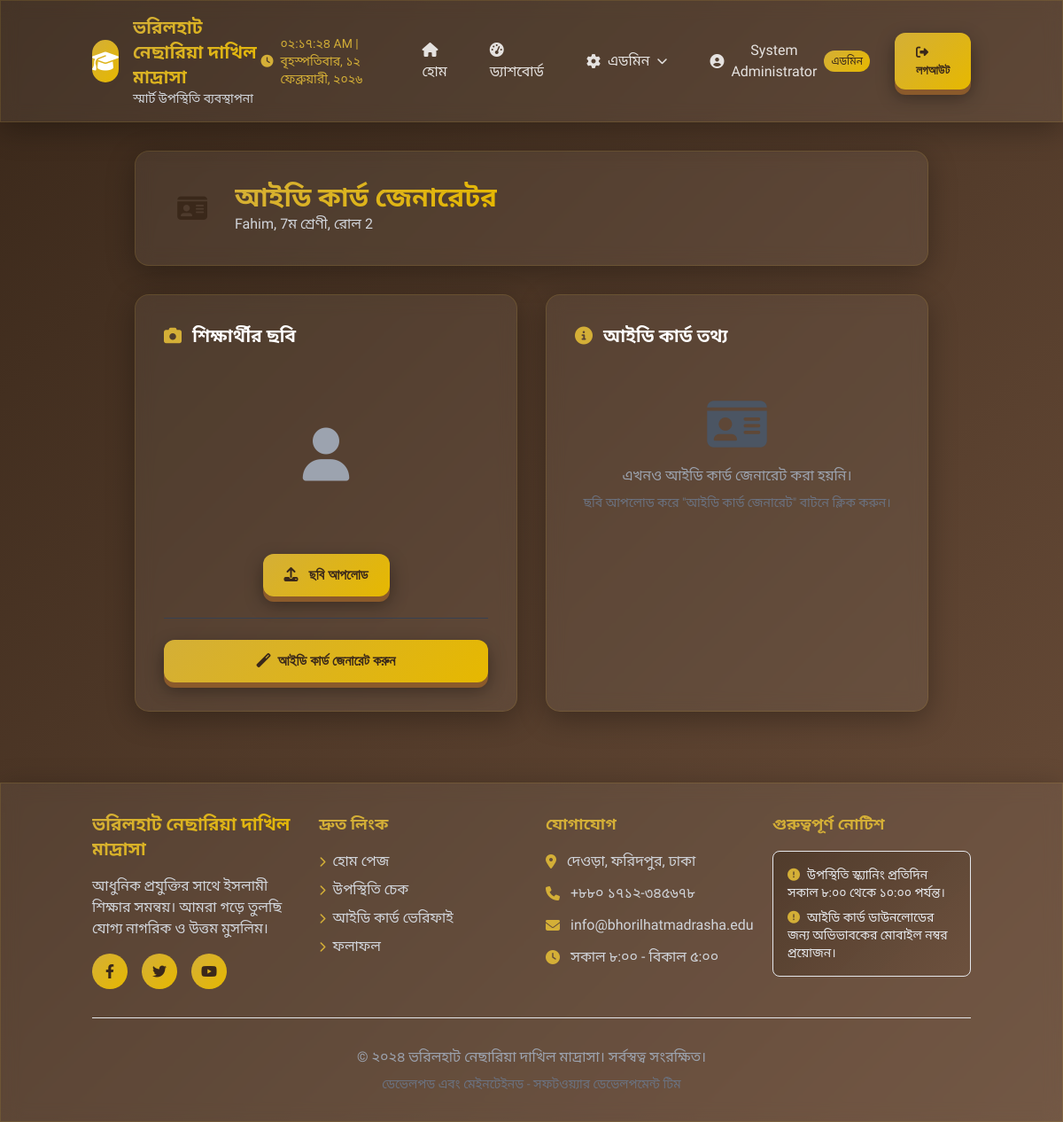
Screenshot of /admin/student/2/generate-id-card (signed in) with the database file from the repository.
### app.py (models this page shows, shortened)
class User(UserMixin, db.Model):
    __tablename__ = 'users'
    id = db.Column(db.Integer, primary_key=True)
    email = db.Column(db.String(120), unique=True, nullable=False)
    password_hash = db.Column(db.String(256), nullable=False)
    name = db.Column(db.String(100), nullable=False)
    role = db.Column(db.String(20), nullable=False)  # 'admin' or 'teacher'
    phone = db.Column(db.String(20))
    is_active = db.Column(db.Boolean, default=True)
    created_at = db.Column(db.DateTime, default=datetime.utcnow)
    teacher_assignments = db.relationship(
        'TeacherAssignment',
        foreign_keys='TeacherAssignment.teacher_id',
        backref='teacher_user',
        lazy=True
    )
    assigned_assignments = db.relationship(
        'TeacherAssignment',
        foreign_keys='TeacherAssignment.assigned_by',
        backref='assigner_user',
        lazy=True
    )
    sent_messages = db.relationship('MessageLog', backref='sender', lazy=True)

class Student(db.Model):
    __tablename__ = 'students'
    id = db.Column(db.Integer, primary_key=True)
    uid = db.Column(db.String(8), unique=True, nullable=False, index=True)
    name = db.Column(db.String(100), nullable=False)
    class_level = db.Column(db.Integer, nullable=False)
    roll = db.Column(db.Integer, nullable=False)
    father_name = db.Column(db.String(100), nullable=False)
    father_phone = db.Column(db.String(15), nullable=False)
    mother_name = db.Column(db.String(100))
    mother_phone = db.Column(db.String(15))
    birth_date = db.Column(db.Date)
    blood_group = db.Column(db.String(5))
    address = db.Column(db.Text)
    photo_filename = db.Column(db.String(255))
    qr_token = db.Column(db.String(64), unique=True, nullable=False)
    qr_expiry = db.Column(db.DateTime, nullable=False)
    id_card_token = db.Column(db.String(32), unique=True)
    id_card_cvv = db.Column(db.String(4))
    is_active = db.Column(db.Boolean, default=True)
    created_at = db.Column(db.DateTime, default=datetime.utcnow)
    attendance_records = db.relationship('Attendance', backref='student', lazy=True)
    sms_logs = db.relationship('SMSLog', backref='student', lazy=True)
    results = db.relationship('Result', back_populates='student', lazy=True)
    parents = db.relationship('Parent', secondary='parent_student', back_populates='children')

### app.py (the view, shortened to what this page needs)
@app.route('/admin/student/<int:student_id>/generate-id-card', methods=['GET', 'POST'])
@admin_required
def generate_id_card(student_id):
    student = Student.query.get_or_404(student_id)
    return render_template('generate_id_card.html', student=student)

### templates/generate_id_card.html (shortened to what this page needs)
{% extends "base.html" %}
{% block content %}
<div class="container mx-auto px-4 py-8">
    <div class="max-w-4xl mx-auto">
        <div class="glass-morphism rounded-2xl p-8 mb-8">
            <div class="flex items-center space-x-4">
                <div class="w-16 h-16 rounded-full bg-gradient-to-r from-gold to-warmOrange flex items-center justify-center">
                    <i class="fas fa-id-card text-3xl text-royal"></i>
                </div>
                <div>
                    <h1 class="text-3xl font-bold gradient-text">আইডি কার্ড জেনারেটর</h1>
                    <p class="text-gray-300">{{ student.name }}, {{ student.class_level }}ম শ্রেণী, রোল {{ student.roll }}</p>
                </div>
            </div>
        </div>
        <div class="grid md:grid-cols-2 gap-8">
            <div class="glass-morphism rounded-2xl p-8">
                <h2 class="text-xl font-bold mb-6 flex items-center">
                    <i class="fas fa-camera text-gold mr-3"></i>শিক্ষার্থীর ছবি
                </h2>
                <form method="POST" enctype="multipart/form-data" class="space-y-6">
                    <div class="flex flex-col items-center">
                        {% if student.photo_filename %}
                        <div class="w-48 h-48 rounded-full overflow-hidden border-4 border-gold/30 mb-4">
                            <img src="{{ url_for('static', filename='uploads/' + student.photo_filename) }}"
                                 alt="{{ student.name }}" class="w-full h-full object-cover">
                        </div>
                        {% else %}
                        <div class="w-48 h-48 rounded-full bg-deepBlue/50 flex items-center justify-center mb-4">
                            <i class="fas fa-user text-6xl text-gray-400"></i>
                        </div>
                        {% endif %}
                        <label for="photoInput" class="btn-3d cursor-pointer">
                            <i class="fas fa-upload mr-2"></i>
                            {% if student.photo_filename %}ছবি পরিবর্তন{% else %}ছবি আপলোড{% endif %}
                        </label>
                    </div>
                    <div class="border-t border-gray-700 pt-6">
                        <button type="submit" name="generate" value="1" class="btn-3d w-full">
                            <i class="fas fa-magic mr-2"></i>আইডি কার্ড জেনারেট করুন
                        </button>
                    </div>
                </form>
            </div>
            <div class="glass-morphism rounded-2xl p-8">
                <h2 class="text-xl font-bold mb-6 flex items-center">
                    <i class="fas fa-info-circle text-gold mr-3"></i>আইডি কার্ড তথ্য
                </h2>
                {% if student.id_card_token %}
                <div class="space-y-4">
                    <div class="bg-green-500/20 p-4 rounded-lg">
                        <p class="text-green-400">
                            <i class="fas fa-check-circle mr-2"></i>আইডি কার্ড প্রস্তুত!
                        </p>
                    </div>
                    <div>
                        <label class="block text-sm text-gray-400 mb-1">ডাউনলোড লিংক</label>
                        <div class="flex">
                            <input type="text" readonly value="{{ url_for('download_id_card', token=student.id_card_token, _external=True) }}"
                                   class="glass-input flex-1 rounded-r-none">
                            <button onclick="navigator.clipboard.writeText(this.previousElementSibling.value); alert('কপি হয়েছে!')"
                                    class="px-4 bg-gold/20 text-gold rounded-r-lg hover:bg-gold/30">
                                <i class="fas fa-copy"></i>
                            </button>
                        </div>
                    </div>
                    <div>
                        <label class="block text-sm text-gray-400 mb-1">CVV কোড</label>
                        <input type="text" readonly value="{{ student.id_card_cvv }}"
                               class="glass-input w-32 text-center font-mono">
                    </div>
                    <div class="pt-4">
                        <a href="{{ url_for('download_id_card', token=student.id_card_token) }}"
                           class="btn-3d w-full inline-block text-center">
                            <i class="fas fa-download mr-2"></i>আইডি কার্ড ডাউনলোড
                        </a>
                    </div>
                </div>
                {% else %}
                <div class="text-center py-8">
                    <i class="fas fa-id-card text-6xl text-gray-600 mb-4"></i>
                    <p class="text-gray-400">এখনও আইডি কার্ড জেনারেট করা হয়নি।</p>
                    <p class="text-sm text-gray-500 mt-2">ছবি আপলোড করে "আইডি কার্ড জেনারেট" বাটনে ক্লিক করুন।</p>
                </div>
                {% endif %}
            </div>
        </div>
    </div>
</div>
{% endblock %}

### templates/base.html (shortened to what this page needs)
<!DOCTYPE html>
<html lang="bn">
<head>
    <link rel="stylesheet" href="https://cdnjs.cloudflare.com/ajax/libs/font-awesome/6.4.0/css/all.min.css">
    <script src="https://cdn.tailwindcss.com"></script>
</head>
<body class="min-h-screen">
    <nav class="glass-morphism sticky top-0 z-50">
        <div class="container mx-auto px-4 py-4">
            <div class="flex items-center justify-between">
                <div class="flex items-center space-x-4">
                    <div class="w-12 h-12 rounded-full bg-gradient-premium flex items-center justify-center">
                        <i class="fas fa-graduation-cap text-white text-2xl"></i>
                    </div>
                    <div>
                        <h1 class="text-xl font-bold gradient-text">ভরিলহাট নেছারিয়া দাখিল মাদ্রাসা</h1>
                        <p class="text-sm text-gray-300">স্মার্ট উপস্থিতি ব্যবস্থাপনা</p>
                    </div>
                </div>
                <div id="liveClock" class="hidden md:flex items-center text-sm text-gold">
                </div>
                <div class="hidden md:flex items-center space-x-2">
                    <a href="{{ url_for('index') }}" class="nav-link">
                        <i class="fas fa-home mr-2"></i>হোম
                    </a>
                    {% if 'parent_id' in session %}
                        <a href="{{ url_for('parent_dashboard') }}" class="nav-link">
                            <i class="fas fa-tachometer-alt mr-2"></i>ড্যাশবোর্ড
                        </a>
                        <a href="{{ url_for('parent_logout') }}" class="btn-3d text-sm">
                            <i class="fas fa-sign-out-alt mr-2"></i>লগআউট
                        </a>
                    {% elif current_user.is_authenticated %}
                        <a href="{{ url_for('dashboard') }}" class="nav-link">
                            <i class="fas fa-tachometer-alt mr-2"></i>ড্যাশবোর্ড
                        </a>
                        {% if current_user.role == 'admin' %}
                            <div class="relative group">
                                <button class="nav-link flex items-center">
                                    <i class="fas fa-cog mr-2"></i>এডমিন
                                    <i class="fas fa-chevron-down ml-2 text-xs"></i>
                                </button>
                            </div>
                        {% endif %}
                        <div class="relative">
                            <button class="nav-link flex items-center">
                                <i class="fas fa-user-circle mr-2"></i>
                                {{ current_user.name }}
                                {% if current_user.role == 'admin' %}
                                    <span class="ml-2 px-2 py-1 bg-gradient-premium text-xs rounded-full text-royal">এডমিন</span>
                                {% else %}
                                    <span class="ml-2 px-2 py-1 bg-gradient-teacher text-xs rounded-full text-white">শিক্ষক</span>
                                {% endif %}
                            </button>
                        </div>
                        <a href="{{ url_for('logout') }}" class="btn-3d text-sm">
                            <i class="fas fa-sign-out-alt mr-2"></i>লগআউট
                        </a>
                    {% endif %}
                </div>
            </div>
        </div>
    </nav>
    <main>
        {% block content %}{% endblock %}
    </main>
    <footer class="glass-morphism mt-12">
        <div class="container mx-auto px-4 py-8">
            <div class="grid grid-cols-1 md:grid-cols-4 gap-8">
                <div>
                    <h3 class="text-xl font-bold mb-4 gradient-text">ভরিলহাট নেছারিয়া দাখিল মাদ্রাসা</h3>
                    <p class="text-gray-300 mb-4">আধুনিক প্রযুক্তির সাথে ইসলামী শিক্ষার সমন্বয়। আমরা গড়ে তুলছি যোগ্য নাগরিক ও উত্তম মুসলিম।</p>
                    <div class="flex space-x-4">
                        <a href="#" class="w-10 h-10 rounded-full bg-gradient-premium flex items-center justify-center"><i class="fab fa-facebook-f text-royal"></i></a>
                        <a href="#" class="w-10 h-10 rounded-full bg-gradient-premium flex items-center justify-center"><i class="fab fa-twitter text-royal"></i></a>
                        <a href="#" class="w-10 h-10 rounded-full bg-gradient-premium flex items-center justify-center"><i class="fab fa-youtube text-royal"></i></a>
                    </div>
                </div>
                <div>
                    <h4 class="text-lg font-bold mb-4 text-gold">দ্রুত লিংক</h4>
                    <ul class="space-y-2">
                        <li><a href="{{ url_for('index') }}" class="text-gray-300 hover:text-gold transition"><i class="fas fa-chevron-right mr-2 text-xs text-gold"></i>হোম পেজ</a></li>
                        <li><a href="{{ url_for('check_attendance') }}" class="text-gray-300 hover:text-gold transition"><i class="fas fa-chevron-right mr-2 text-xs text-gold"></i>উপস্থিতি চেক</a></li>
                        <li><a href="{{ url_for('verify_id_card') }}" class="text-gray-300 hover:text-gold transition"><i class="fas fa-chevron-right mr-2 text-xs text-gold"></i>আইডি কার্ড ভেরিফাই</a></li>
                        <li><a href="{{ url_for('check_result') }}" class="text-gray-300 hover:text-gold transition"><i class="fas fa-chevron-right mr-2 text-xs text-gold"></i>ফলাফল</a></li>
                    </ul>
                </div>
                <div>
                    <h4 class="text-lg font-bold mb-4 text-gold">যোগাযোগ</h4>
                    <ul class="space-y-3">
                        <li class="flex items-center"><i class="fas fa-map-marker-alt text-gold mr-3"></i><span class="text-gray-300">দেওড়া, ফরিদপুর, ঢাকা</span></li>
                        <li class="flex items-center"><i class="fas fa-phone text-gold mr-3"></i><span class="text-gray-300">+৮৮০ ১৭১২-৩৪৫৬৭৮</span></li>
                        <li class="flex items-center"><i class="fas fa-envelope text-gold mr-3"></i><span class="text-gray-300">info@bhorilhatmadrasha.edu</span></li>
                        <li class="flex items-center"><i class="fas fa-clock text-gold mr-3"></i><span class="text-gray-300">সকাল ৮:০০ - বিকাল ৫:০০</span></li>
                    </ul>
                </div>
                <div>
                    <h4 class="text-lg font-bold mb-4 text-gold">গুরুত্বপূর্ণ নোটিশ</h4>
                    <div class="bg-gradient-brown-50 rounded-lg p-4 border border-gold/20">
                        <p class="text-sm text-gray-200"><i class="fas fa-exclamation-circle text-gold mr-2"></i>উপস্থিতি স্ক্যানিং প্রতিদিন সকাল ৮:০০ থেকে ১০:০০ পর্যন্ত।</p>
                        <p class="text-sm text-gray-200 mt-2"><i class="fas fa-exclamation-circle text-gold mr-2"></i>আইডি কার্ড ডাউনলোডের জন্য অভিভাবকের মোবাইল নম্বর প্রয়োজন।</p>
                    </div>
                </div>
            </div>
            <div class="border-t border-gold/20 mt-8 pt-8 text-center">
                <p class="text-gray-400">&copy; ২০২৪ ভরিলহাট নেছারিয়া দাখিল মাদ্রাসা। সর্বস্বত্ব সংরক্ষিত।</p>
                <p class="text-gray-500 text-sm mt-2">ডেভেলপড এবং মেইনটেইনড - সফটওয়্যার ডেভেলপমেন্ট টিম</p>
            </div>
        </div>
    </footer>
</body>
</html>

### rows the page displays
User: name "System Administrator"
Student: name "Fahim", class_level "7", roll "2"
